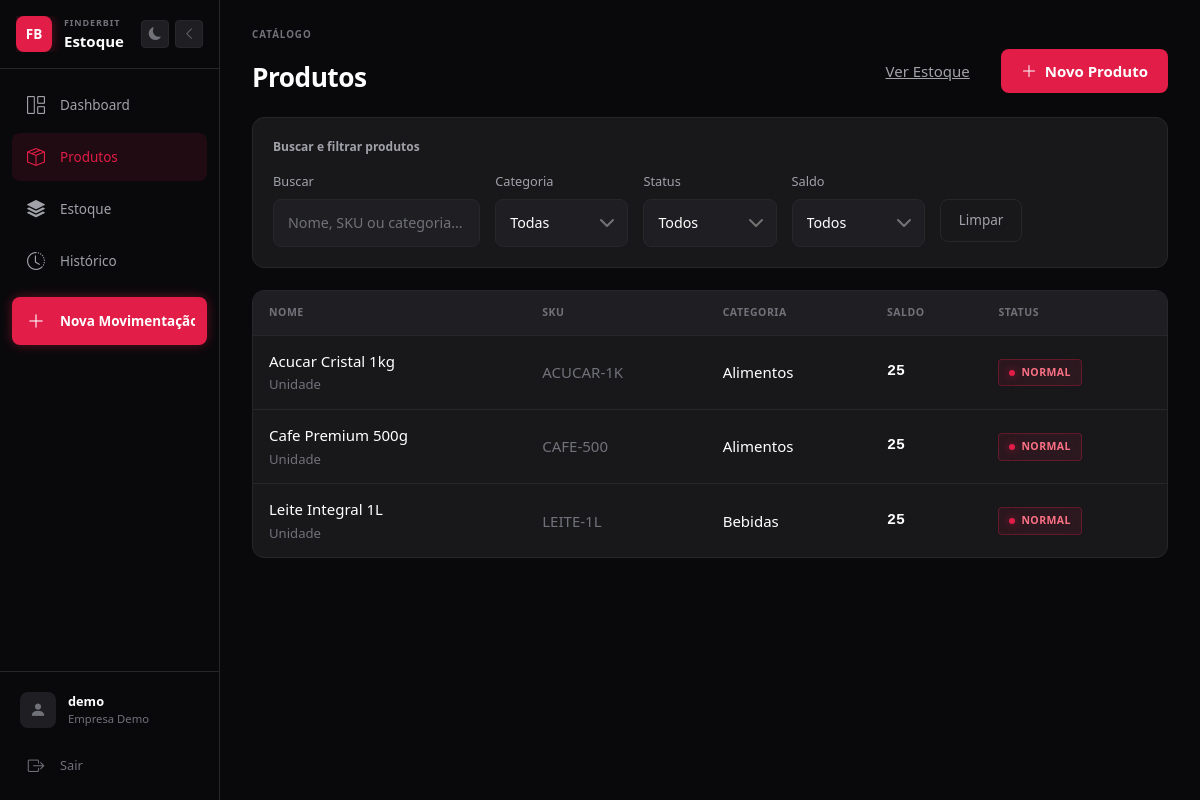
/inventory/products/ (signed in), run on the app's committed database.
### accounts/models.py (models this page shows, shortened)
class Company(models.Model):
    name = models.CharField("nome", max_length=150)
    slug = models.SlugField(unique=True)
    created_at = models.DateTimeField(auto_now_add=True)
    class Meta:
        verbose_name = "empresa"
        verbose_name_plural = "empresas"
        ordering = ["name"]

### inventory/models.py (models this page shows, shortened)
class Product(models.Model):
    UNIT_UN = "un"
    UNIT_KG = "kg"
    UNIT_LT = "lt"
    UNIT_M = "m"
    UNIT_CHOICES = [
        (UNIT_UN, "Unidade"),
        (UNIT_KG, "Quilo"),
        (UNIT_LT, "Litro"),
        (UNIT_M, "Metro"),
    ]
    company = models.ForeignKey(Company, on_delete=models.PROTECT, related_name="products")
    name = models.CharField("nome", max_length=150)
    sku = models.CharField(max_length=60)
    category = models.ForeignKey(
        Category,
        on_delete=models.PROTECT,
        related_name="products",
        verbose_name="categoria",
    )
    unit = models.CharField("unidade", max_length=2, choices=UNIT_CHOICES, default=UNIT_UN)
    minimum_stock = models.PositiveIntegerField("estoque minimo", default=0)
    active = models.BooleanField("ativo", default=True)
    created_at = models.DateTimeField(auto_now_add=True)
    updated_at = models.DateTimeField(auto_now=True)
    objects = ProductQuerySet.as_manager()
    class Meta:
        verbose_name = "produto"
        verbose_name_plural = "produtos"
        ordering = ["name"]
        constraints = [
            models.UniqueConstraint(fields=["company", "sku"], name="unique_company_sku"),
        ]

class Category(models.Model):
    company = models.ForeignKey(Company, on_delete=models.PROTECT, related_name="categories")
    name = models.CharField("nome", max_length=80)
    created_at = models.DateTimeField(auto_now_add=True)
    objects = CompanyQuerySet.as_manager()
    class Meta:
        verbose_name = "categoria"
        verbose_name_plural = "categorias"
        ordering = ["name"]
        constraints = [
            models.UniqueConstraint(fields=["company", "name"], name="unique_company_category_name"),
        ]

### inventory/views.py (the view)
# urls.py: path("products/", ProductListView.as_view(), name="product-list"),
class ProductListView(HTMXListMixin, ProductQueryMixin, ListView):
    model = Product
    template_name = "inventory/product_list.html"
    partial_template_name = "inventory/partials/products_table.html"
    context_object_name = "products"
    paginate_by = 20
    def get_queryset(self):
        queryset = super().get_queryset()
        search = self.request.GET.get("q", "").strip()
        category_id = self.request.GET.get("category")
        active = self.request.GET.get("active")
        stock_status = self.request.GET.get("stock_status")
        if search:
            queryset = queryset.filter(
                Q(name__icontains=search)
                | Q(sku__icontains=search)
                | Q(category__name__icontains=search)
            )
        if category_id:
            queryset = queryset.filter(category_id=category_id)
        if active in {"true", "false"}:
            queryset = queryset.filter(active=(active == "true"))
        if stock_status == "low":
            queryset = queryset.filter(current_stock__lte=models.F("minimum_stock"))
        elif stock_status == "normal":
            queryset = queryset.filter(current_stock__gt=models.F("minimum_stock"))
        return queryset.order_by("name")
    def get_context_data(self, **kwargs):
        context = super().get_context_data(**kwargs)
        context["categories"] = Category.objects.for_company(self.request.company)
        context["filters"] = {
            "q": self.request.GET.get("q", ""),
            "category": self.request.GET.get("category", ""),
            "active": self.request.GET.get("active", ""),
            "stock_status": self.request.GET.get("stock_status", ""),
        }
        return context

### accounts/context_processors.py (called while the page is built)
def company_context(request):
    company = getattr(request, "company", None)
    return {"current_company": company}

### inventory/models.py (called while the page is built)
def signed_quantity_expression():
    return Case(
        When(movement_type=StockMovement.TYPE_IN, then=F("quantity")),
        default=F("quantity") * Value(-1),
        output_field=IntegerField(),
    )

    def for_company(self, company):
        if company is None:
            return self.none()
        return self.filter(company=company)

    def with_stock(self):
        movement_totals = (
            StockMovement.objects.filter(product=OuterRef("pk"))
            .values("product")
            .annotate(total=Coalesce(Sum(signed_quantity_expression()), Value(0)))
            .values("total")[:1]
        )
        return self.annotate(
            current_stock=Coalesce(
                Subquery(movement_totals, output_field=IntegerField()),
                Value(0),
            )
        )

### inventory/views.py (called while the page is built)
    def dispatch(self, request, *args, **kwargs):
        if request.company is None:
            raise Http404("Usuario sem empresa vinculada.")
        return super().dispatch(request, *args, **kwargs)

    def is_htmx(self):
        return self.request.headers.get("HX-Request") == "true"

    def get_template_names(self):
        if self.is_htmx():
            return [self.partial_template_name]
        return [self.template_name]

    def get_queryset(self):
        return (
            Product.objects.for_company(self.request.company)
            .select_related("category")
            .with_stock()
        )

### templates/inventory/product_list.html (shortened to what this page needs)
{% extends "base.html" %}
{% block content %}
<header class="page-header">
    <div class="page-header__info">
        <p class="page-header__label">Catálogo</p>
        <h1 class="page-header__title">Produtos</h1>
    </div>
    <div class="page-header__actions">
        <a href="{% url 'inventory:stock-list' %}" class="btn-ghost">
            Ver Estoque
        </a>
        <button type="button" class="btn-brand" data-bs-toggle="modal" data-bs-target="#modalProduct">
            <svg xmlns="http://www.w3.org/2000/svg" width="16" height="16" fill="currentColor" viewBox="0 0 16 16">
                <path d="M8 2a.5.5 0 0 1 .5.5v5h5a.5.5 0 0 1 0 1h-5v5a.5.5 0 0 1-1 0v-5h-5a.5.5 0 0 1 0-1h5v-5A.5.5 0 0 1 8 2Z"/>
            </svg>
            Novo Produto
        </button>
    </div>
</header>
<div class="filter-bar mb-4" hx-boost="true" hx-target="#products-table" hx-swap="innerHTML show:top">
    <p class="filter-bar__title">Buscar e filtrar produtos</p>
    <form id="productFilterForm" hx-get="{% url 'inventory:product-list' %}"
          hx-trigger="keyup changed delay:500ms from:#id_q, change from:#id_category, change from:#id_active, change from:#id_stock_status"
          hx-target="#products-table"
          hx-swap="innerHTML"
          hx-indicator=".htmx-indicator">
        <div class="row g-3">
            <div class="col-md-6 col-lg-3">
                <label for="id_q" class="form-label-custom">Buscar</label>
                <input type="text" id="id_q" name="q" value="{{ filters.q }}" class="form-control-custom" placeholder="Nome, SKU ou categoria...">
            </div>
            <div class="col-md-4 col-lg-2">
                <label for="id_category" class="form-label-custom">Categoria</label>
                <select id="id_category" name="category" class="form-select-custom">
                    <option value="">Todas</option>
                </select>
            </div>
            <div class="col-md-4 col-lg-2">
                <label for="id_active" class="form-label-custom">Status</label>
                <select id="id_active" name="active" class="form-select-custom">
                    <option value="">Todos</option>
                </select>
            </div>
            <div class="col-md-4 col-lg-2">
                <label for="id_stock_status" class="form-label-custom">Saldo</label>
                <select id="id_stock_status" name="stock_status" class="form-select-custom">
                    <option value="">Todos</option>
                </select>
            </div>
            <div class="col-12 col-lg-3">
                <label class="form-label-custom">&nbsp;</label>
                <div class="filter-bar__actions">
                    <button type="button" class="btn filter-bar__btn filter-bar__btn--clear" onclick="document.getElementById('productFilterForm').reset(); document.getElementById('productFilterForm').dispatchEvent(new Event('change'));">
                        Limpar
                    </button>
                </div>
            </div>
        </div>
    </form>
</div>
<div id="products-table-wrapper">
    {% include "inventory/partials/products_table.html" %}
</div>
{% endblock %}

### templates/base.html (shortened to what this page needs)
<!DOCTYPE html>
<html lang="pt-BR">
<head>
    {% load static %}
    <link href="https://cdn.jsdelivr.net/npm/bootstrap@5.3.3/dist/css/bootstrap.min.css" rel="stylesheet">
    <link rel="stylesheet" href="https://cdn.jsdelivr.net/npm/bootstrap-icons@1.11.3/font/bootstrap-icons.min.css">
    <link rel="stylesheet" href="{% static 'css/style.css' %}">
</head>
<body>
    {% if user.is_authenticated %}
        <aside class="sidebar" id="sidebar">
            <div class="sidebar-header">
                <a href="{% url 'dashboard:home' %}" class="sidebar-brand">
                    <span class="sidebar-logo">FB</span>
                    <div class="sidebar-brand-text">
                        <small>FINDERBIT</small>
                        <span>Estoque</span>
                    </div>
                </a>
                <div class="sidebar-header-actions">
                    <button class="sidebar-theme-toggle" id="themeToggle" aria-label="Alternar tema">
                        <i class="bi bi-moon-fill"></i>
                    </button>
                    <button class="sidebar-toggle" id="sidebarToggle" aria-label="Toggle sidebar">
                        <i class="bi bi-chevron-left"></i>
                    </button>
                </div>
            </div>
            <nav class="sidebar-nav">
                <a href="{% url 'dashboard:home' %}" class="sidebar-link {% if request.resolver_match.namespace == 'dashboard' %}active{% endif %}">
                    <i class="bi bi-grid-1x2"></i>
                    <span>Dashboard</span>
                </a>
                <a href="{% url 'inventory:product-list' %}" class="sidebar-link {% if request.resolver_match.url_name == 'product-list' %}active{% endif %}">
                    <i class="bi bi-box-seam"></i>
                    <span>Produtos</span>
                </a>
                <a href="{% url 'inventory:stock-list' %}" class="sidebar-link {% if request.resolver_match.url_name == 'stock-list' %}active{% endif %}">
                    <i class="bi bi-stack"></i>
                    <span>Estoque</span>
                </a>
                <a href="{% url 'inventory:movement-list' %}" class="sidebar-link {% if request.resolver_match.url_name == 'movement-list' %}active{% endif %}">
                    <i class="bi bi-clock-history"></i>
                    <span>Histórico</span>
                </a>
                <a href="#" class="sidebar-link sidebar-cta" data-bs-toggle="modal" data-bs-target="#modalMovement">
                    <i class="bi bi-plus-lg"></i>
                    <span>Nova Movimentação</span>
                </a>
            </nav>
            <div class="sidebar-footer">
                <div class="sidebar-user">
                    <div class="sidebar-user__avatar">
                        <i class="bi bi-person-fill"></i>
                    </div>
                    <div class="sidebar-user__info">
                        <div class="sidebar-user__name">{{ user.get_full_name|default:user.username }}</div>
                        <div class="sidebar-user__company">{{ current_company.name|default:"Sem empresa" }}</div>
                    </div>
                </div>
                <form method="post" action="{% url 'logout' %}" class="sidebar-logout">
                    <button type="submit" class="sidebar-link">
                        <i class="bi bi-box-arrow-right"></i>
                        <span>Sair</span>
                    </button>
                </form>
            </div>
        </aside>
        <main class="main-wrapper">
            <div class="main-content">
                {% block content %}{% endblock %}
            </div>
        </main>
    {% else %}
        {% block auth_content %}{% endblock %}
    {% endif %}
</body>
</html>

### templates/inventory/partials/products_table.html (shortened to what this page needs)
<div id="products-table" class="table-container htmx-table">
    <table class="table-custom">
        <thead>
            <tr>
                <th>Nome</th>
                <th>SKU</th>
                <th>Categoria</th>
                <th>Saldo</th>
                <th>Status</th>
            </tr>
        </thead>
        <tbody>
            {% for product in products %}
            <tr>
                <td>
                    <div class="fw-medium">{{ product.name }}</div>
                    <small class="cell-muted">{{ product.get_unit_display }}</small>
                </td>
                <td class="cell-muted">{{ product.sku }}</td>
                <td>{{ product.category.name }}</td>
                <td class="cell-number">{{ product.current_stock }}</td>
                <td>
                    {% if product.current_stock <= product.minimum_stock %}
                    <span class="badge-custom badge-warning-custom">Baixo</span>
                    {% else %}
                    <span class="badge-custom badge-success-custom">Normal</span>
                    {% endif %}
                </td>
            </tr>
            {% empty %}
            <tr>
                <td colspan="5" class="text-center py-4 text-muted-custom">
                    Nenhum produto cadastrado.
                </td>
            </tr>
            {% endfor %}
        </tbody>
    </table>
</div>

### templates/base.html (style rules this page uses)
html { background-color: #09090b; }

### data on the page
Company: name "Empresa Demo"
Product: name "Acucar Cristal 1kg", unit "Unidade", sku "ACUCAR-1K", category.name "Alimentos", current_stock "25", minimum_stock "NORMAL"
Product: name "Cafe Premium 500g", unit "Unidade", sku "CAFE-500", category.name "Alimentos", current_stock "25", minimum_stock "NORMAL"
Product: name "Leite Integral 1L", unit "Unidade", sku "LEITE-1L", category.name "Bebidas", current_stock "25", minimum_stock "NORMAL"

### other printed values
{{ user.get_full_name|default:user.username }} "demo"
